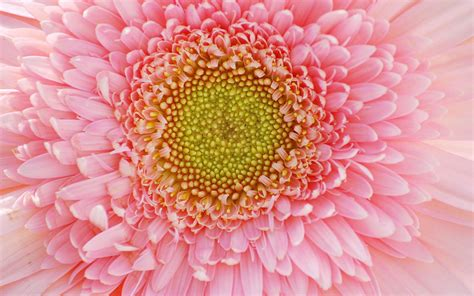
#> input picture petals.png, 474 x 296 px
$ python fibonacci_spiral.py petals.png
#> lines starting #> are read from the running program, lines starting #| are printed output that depends on the picture; after the words box and inside, x2 and y2 are one past the last pixel; in counts of white or black regions, pixels touching at a corner belong together
#!/usr/bin/env python3
"""Detect a petal center and overlay a golden Fibonacci spiral."""

from __future__ import annotations

import argparse
from pathlib import Path

import cv2
import numpy as np


def detect_flower_center(image: np.ndarray) -> tuple[tuple[float, float], float]:
    """Find the green/yellow flower disk and return its center and radius."""
    hsv = cv2.cvtColor(image, cv2.COLOR_BGR2HSV)
    lower = np.array([20, 45, 35], dtype=np.uint8)
    upper = np.array([95, 255, 230], dtype=np.uint8)
    mask = cv2.inRange(hsv, lower, upper)
    mask = cv2.morphologyEx(mask, cv2.MORPH_OPEN, np.ones((5, 5), np.uint8))
    mask = cv2.morphologyEx(mask, cv2.MORPH_CLOSE, np.ones((11, 11), np.uint8))

    contours, _ = cv2.findContours(
        mask, cv2.RETR_EXTERNAL, cv2.CHAIN_APPROX_SIMPLE)
    if not contours:
        raise ValueError(
            "Could not detect the flower center; use --center to specify it.")

    contour = max(contours, key=cv2.contourArea)
    area = cv2.contourArea(contour)
    if area < image.shape[0] * image.shape[1] * 0.01:
        raise ValueError(
            "Detected center is too small; use --center to specify it.")

    (center_x, center_y), radius = cv2.minEnclosingCircle(contour)
    return (center_x, center_y), radius


def detect_wooden_petal_center(image: np.ndarray) -> tuple[tuple[float, float], float]:
    """Estimate the wooden petal center from its warm brown/orange surface."""
    hsv = cv2.cvtColor(image, cv2.COLOR_BGR2HSV)
    lower = np.array([0, 45, 20], dtype=np.uint8)
    upper = np.array([28, 255, 235], dtype=np.uint8)
    mask = cv2.inRange(hsv, lower, upper)
    mask = cv2.morphologyEx(mask, cv2.MORPH_OPEN, np.ones((7, 7), np.uint8))
    mask = cv2.morphologyEx(mask, cv2.MORPH_CLOSE, np.ones((17, 17), np.uint8))

    height, width = image.shape[:2]
    roi = np.zeros_like(mask)
    cv2.ellipse(
        roi,
        (width // 2, height // 2),
        (int(width * 0.38), int(height * 0.43)),
        0,
        0,
        360,
        255,
        -1,
    )
    mask = cv2.bitwise_and(mask, roi)
    contours, _ = cv2.findContours(
        mask, cv2.RETR_EXTERNAL, cv2.CHAIN_APPROX_SIMPLE)
    if not contours:
        raise ValueError(
            "Could not detect the wooden petal; use --center to specify it.")

    image_center = np.array([width / 2, height / 2])

    def contour_score(contour: np.ndarray) -> float:
        area = cv2.contourArea(contour)
        moments = cv2.moments(contour)
        if moments["m00"] == 0:
            return 0
        centroid = np.array(
            [moments["m10"] / moments["m00"], moments["m01"] / moments["m00"]])
        distance = np.linalg.norm(centroid - image_center)
        return area / (1 + distance)

    contour = max(contours, key=contour_score)
    moments = cv2.moments(contour)
    center = (moments["m10"] / moments["m00"], moments["m01"] / moments["m00"])
    _, radius = cv2.minEnclosingCircle(contour)
    object_radius = max(radius * 1.7, min(width, height) * 0.25)
    object_radius = min(object_radius, min(width, height) * 0.38)
    return center, object_radius


def fibonacci_points(
    center: tuple[float, float],
    radius: float,
    turns: float = 2.5,
    samples: int = 900,
) -> np.ndarray:
    """Build points for a logarithmic spiral whose growth ratio is phi."""
    phi = (1 + np.sqrt(5)) / 2
    angles = np.linspace(0, turns * 2 * np.pi, samples)
    growth = np.log(phi) / (np.pi / 2)
    spiral_radius = radius * 0.035 * np.exp(growth * angles)
    spiral_radius = np.minimum(spiral_radius, radius * 1.45)
    points = np.column_stack(
        (
            center[0] + spiral_radius * np.cos(angles),
            center[1] + spiral_radius * np.sin(angles),
        )
    )
    return np.round(points).astype(np.int32).reshape((-1, 1, 2))


def draw_spiral(
    image: np.ndarray,
    center: tuple[float, float],
    radius: float,
    turns: float,
    color: tuple[int, int, int],
    thickness: int,
) -> np.ndarray:
    overlay = image.copy()
    points = fibonacci_points(center, radius, turns)
    cv2.polylines(overlay, [points], False, color, thickness, cv2.LINE_AA)
    cv2.circle(overlay, np.round(center).astype(
        int), 5, color, -1, cv2.LINE_AA)
    return overlay


def parse_center(value: str) -> tuple[float, float]:
    try:
        x, y = (float(part.strip()) for part in value.split(","))
    except (ValueError, TypeError) as error:
        raise argparse.ArgumentTypeError(
            "center must be written as x,y") from error
    return x, y


def main() -> None:
    parser = argparse.ArgumentParser(description=__doc__)
    parser.add_argument("input", type=Path, help="Input flower image")
    parser.add_argument("-o", "--output", type=Path, help="Output image path")
    parser.add_argument("--center", type=parse_center,
                        help="Manual center as x,y")
    parser.add_argument("--mode", choices=("flower", "wooden"), default="wooden",
                        help="Object color model to use for automatic detection")
    parser.add_argument("--turns", type=float, default=2.5,
                        help="Number of spiral turns")
    parser.add_argument("--thickness", type=int, default=3,
                        help="Spiral line thickness")
    args = parser.parse_args()

    image = cv2.imread(str(args.input))
#> image is the input picture: shape (296, 474, 3); mean B, G, R 145.7, 147.5, 222.5
    if image is None:
        raise SystemExit(f"Could not read image: {args.input}")

    if args.center is None:
        try:
            detector = (detect_wooden_petal_center
                        if args.mode == "wooden" else detect_flower_center)
            center, radius = detector(image)
#> in detect_wooden_petal_center, `hsv = cv2.cvtColor(image, cv2.COLOR_BGR2HSV)`: hsv: shape (296, 474, 3); mean H, S, V 127.6, 105.5, 222.5
#> in detect_wooden_petal_center, `mask = cv2.inRange(hsv, lower, upper)`:
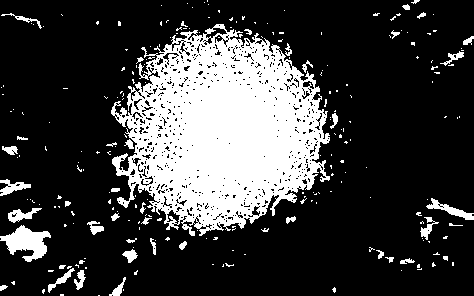
#> mask: shape (296, 474); 24% white; 237 white regions (195 under 20 px), largest, box (x1, y1, x2, y2) and area: (111, 24, 330, 236) 28840, (0, 225, 51, 262) 973, (426, 198, 474, 220) 317
#> in detect_wooden_petal_center, `mask = cv2.morphologyEx(mask, cv2.MORPH_OPEN, np.ones((7, 7), np.uint8))`:
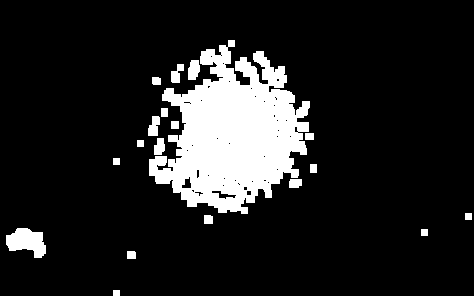
#> mask: shape (296, 474); 13.1% white; 19 white regions, largest, box (x1, y1, x2, y2) and area: (149, 40, 310, 214) 16153, (6, 228, 46, 258) 796, (188, 60, 200, 80) 197
#> in detect_wooden_petal_center, `mask = cv2.morphologyEx(mask, cv2.MORPH_CLOSE, np.ones((17, 17), np.ui..`:
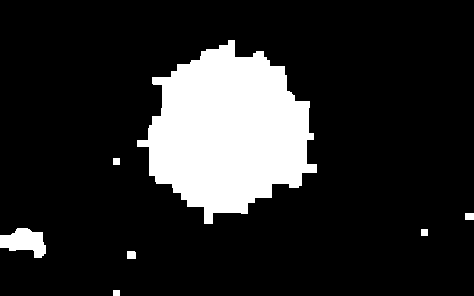
#> mask: shape (296, 474); 15.8% white; 7 white regions, largest, box (x1, y1, x2, y2) and area: (137, 40, 317, 224) 20964, (0, 228, 46, 258) 885, (127, 251, 136, 259) 71
#> in detect_wooden_petal_center, `cv2.ellipse( roi, (width // 2, height // 2), (int(width * 0.38), int(h..`:
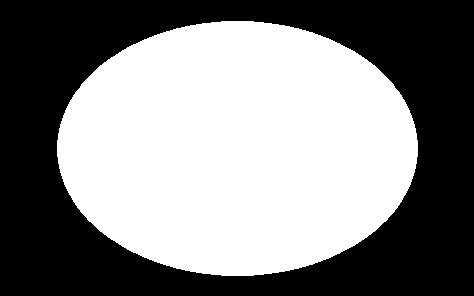
#> roi: shape (296, 474); 51.5% white; 1 black region, box (x1, y1, x2, y2) and area: (0, 0, 474, 296) 68083
#> in detect_wooden_petal_center, `mask = cv2.bitwise_and(mask, roi)`:
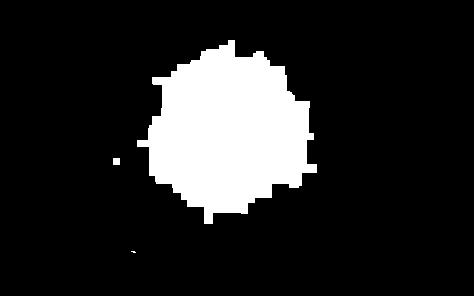
#> mask: shape (296, 474); 15% white; 3 white regions (1 under 20 px)
#> in detect_wooden_petal_center, `contours, _ = cv2.findContours( mask, cv2.RETR_EXTERNAL, cv2.CHAIN_APP..`: contours = 3 contours, 1 with area under 20; largest, box (x1, y1, x2, y2) and area: (137, 40, 317, 224) 20596, (113, 158, 120, 165) 36
#> in contour_score, `area = cv2.contourArea(contour)`: area = 2
#> in contour_score, `moments = cv2.moments(contour)`: moments = moments, m00 2, centre m10/m00, m01/m00 = (133.5, 251.5)
#> in contour_score, `centroid = np.array( [moments["m10"] / moments["m00"], moments["m01"] ..`: centroid = [133.5, 251.5]
#> in contour_score, `distance = np.linalg.norm(centroid - image_center)`: distance = 146.4
#> in detect_wooden_petal_center, `contour = max(contours, key=contour_score)`: contour = contour of 134 points, box (x1, y1, x2, y2) (137, 40, 317, 224), area 20596
#> in detect_wooden_petal_center, `moments = cv2.moments(contour)`: moments = moments, m00 20596, centre m10/m00, m01/m00 = (227.7, 131.6)
#> in detect_wooden_petal_center, `center = (moments["m10"] / moments["m00"], moments["m01"] / moments["m..`: center = (227.7, 131.6)
#> in detect_wooden_petal_center, `_, radius = cv2.minEnclosingCircle(contour)`: radius = 95.11
#> in detect_wooden_petal_center, `object_radius = max(radius * 1.7, min(width, height) * 0.25)`: object_radius = 161.7
#> in detect_wooden_petal_center, `object_radius = min(object_radius, min(width, height) * 0.38)`: object_radius = 112.5
#> center = (227.7, 131.6); radius = 112.5
        except ValueError as error:
            raise SystemExit(str(error)) from error
    else:
        center = args.center
        radius = min(image.shape[:2]) * 0.2

    result = draw_spiral(image, center, radius, args.turns,
                         (40, 35, 220), args.thickness)
#> in fibonacci_points, `spiral_radius = radius * 0.035 * np.exp(growth * angles)`: spiral_radius = 900 values from 3.94 to 484.2
#> in fibonacci_points, `spiral_radius = np.minimum(spiral_radius, radius * 1.45)`: spiral_radius = 900 values from 3.94 to 163.1
#> in fibonacci_points, `points = np.column_stack( ( center[0] + spiral_radius * np.cos(angles)..`: points = 900 pairs, first value 64.61 to 390.8, second value 11.84 to 294.6
#> in draw_spiral, `points = fibonacci_points(center, radius, turns)`: points = contour of 900 points, box (x1, y1, x2, y2) (65, 12, 392, 296), area 68880
#> in draw_spiral, `cv2.polylines(overlay, [points], False, color, thickness, cv2.LINE_AA)`:
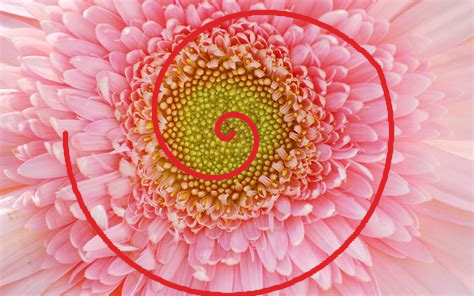
#> overlay: shape (296, 474, 3); 5.57% of pixels changed, all inside (x1, y1, x2, y2) = (62, 9, 395, 296)
#> in draw_spiral, `cv2.circle(overlay, np.round(center).astype( int), 5, color, -1, cv2.L..`: overlay: shape (296, 474, 3); 0.06% of pixels changed, all inside (x1, y1, x2, y2) = (222, 126, 235, 136)
    output = args.output or args.input.with_name(
        f"{args.input.stem}_spiral{args.input.suffix}")
    if not cv2.imwrite(str(output), result):
        raise SystemExit(f"Could not write output: {output}")
    print(
        f"Detected center: ({center[0]:.1f}, {center[1]:.1f}), radius: {radius:.1f}")
#| Detected center: (227.7, 131.6), radius: 112.5
    print(f"Saved: {output}")


if __name__ == "__main__":
    main()

$ run again, on wooden_petal_spiral.png
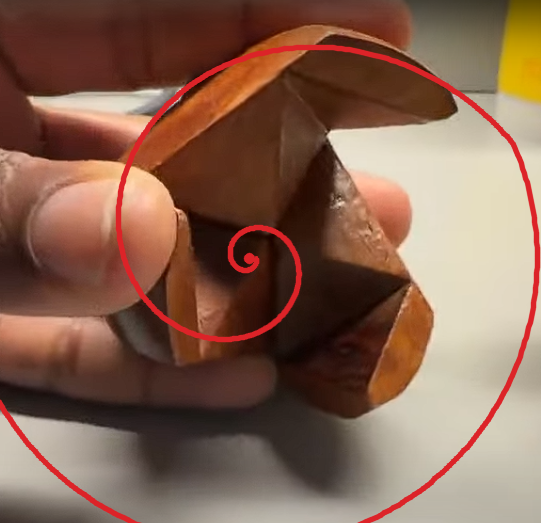
#> input picture wooden_petal_spiral.png, 541 x 523 px
#> in main, image is the input picture: shape (523, 541, 3); mean B, G, R 81.2, 99.1, 133.7
#> hsv: shape (523, 541, 3); mean H, S, V 17, 116.3, 133.7
#> roi: shape (523, 541); 51.2% white; 1 black region, box (x1, y1, x2, y2) and area: (0, 0, 541, 523) 138184
#> in detect_wooden_petal_center, `mask = cv2.bitwise_and(mask, roi)`:
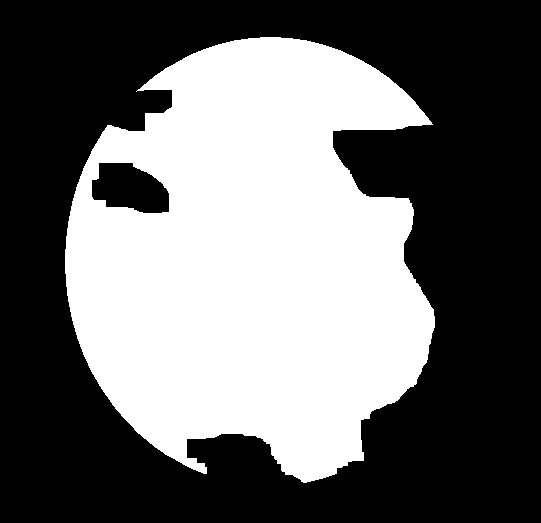
#> mask: shape (523, 541); 41.4% white; 1 white region
#> contours = 1 contour; box (x1, y1, x2, y2) and area: (65, 37, 435, 483) 119273
#> area = 119273
#> in contour_score, `moments = cv2.moments(contour)`: moments = moments, m00 119273, centre m10/m00, m01/m00 = (248.6, 258.1)
#> centroid = [248.6, 258.1]
#> distance = 22.15
#> contour = contour of 673 points, box (x1, y1, x2, y2) (65, 37, 435, 483), area 119273
#> in detect_wooden_petal_center, `center = (moments["m10"] / moments["m00"], moments["m01"] / moments["m..`: center = (248.6, 258.1)
#> in detect_wooden_petal_center, `_, radius = cv2.minEnclosingCircle(contour)`: radius = 223.9
#> in detect_wooden_petal_center, `object_radius = max(radius * 1.7, min(width, height) * 0.25)`: object_radius = 380.7
#> in detect_wooden_petal_center, `object_radius = min(object_radius, min(width, height) * 0.38)`: object_radius = 198.7
#> in main, `center, radius = detector(image)`: center = (248.6, 258.1); radius = 198.7
#> in fibonacci_points, `spiral_radius = radius * 0.035 * np.exp(growth * angles)`: spiral_radius = 900 values from 6.96 to 855.5
#> in fibonacci_points, `spiral_radius = np.minimum(spiral_radius, radius * 1.45)`: spiral_radius = 900 values from 6.96 to 288.2
#> in fibonacci_points, `points = np.column_stack( ( center[0] + spiral_radius * np.cos(angles)..`: points = 900 pairs, first value -39.56 to 536.8, second value 46.61 to 546.3
#> in draw_spiral, `points = fibonacci_points(center, radius, turns)`: points = contour of 900 points, box (x1, y1, x2, y2) (-40, 47, 538, 547), area 215216
#> in draw_spiral, `cv2.polylines(overlay, [points], False, color, thickness, cv2.LINE_AA)`:
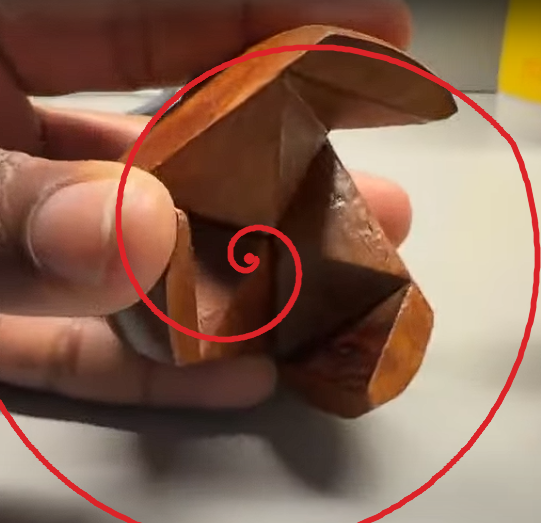
#> overlay: shape (523, 541, 3); 1.48% of pixels changed, all inside (x1, y1, x2, y2) = (0, 44, 541, 523)
#| Detected center: (248.6, 258.1), radius: 198.7
